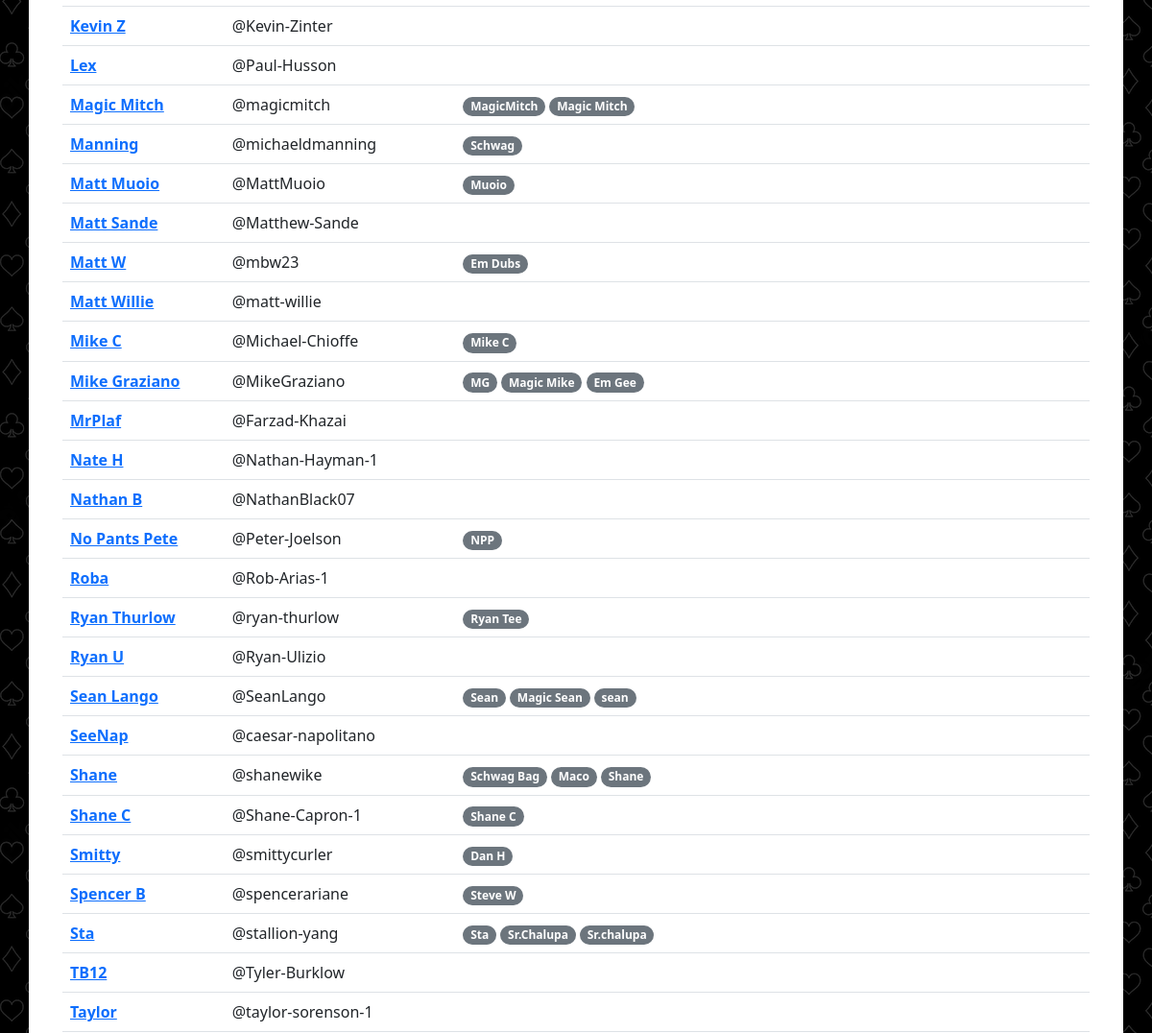
Before: /players (middle part) with the older database file.
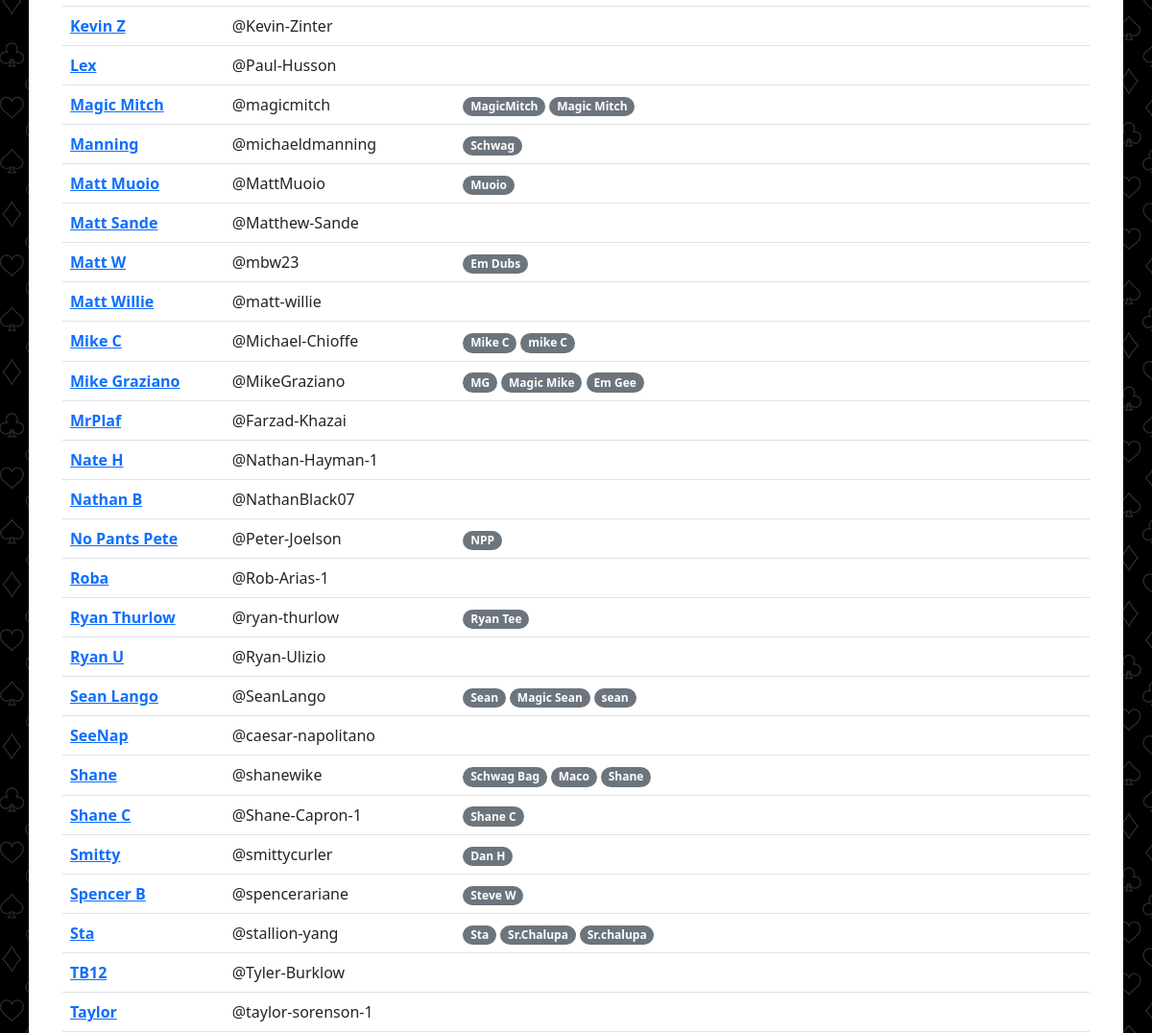
After: the same page with the newer database file.
### website/models.py (models this page shows)
class Player(db.Model):
	id = db.Column(db.Integer, primary_key=True)
	name = db.Column(db.String(150), unique=True)
	venmo = db.Column(db.String(300))
	email = db.Column(db.String(300))
	games_played = db.Column(db.Integer, default=0)
	aliases = db.relationship('Alias', backref='player')
	earnings = db.relationship('Earning', backref='player')
	user = db.relationship('User', backref='player')
	pokernowid = db.relationship('PokernowId', backref='player')
	bankroll = db.relationship('Bankroll', backref='player')

class Alias(db.Model):
	id = db.Column(db.Integer, primary_key=True)
	alias = db.Column(db.String(150), unique=True)
	player_id = db.Column(db.Integer, db.ForeignKey('player.id'))

### website/views.py (the view, shortened to what this page needs)
@views.route('/players', methods=['GET','POST'])
def players():
	players = Player.query.order_by(Player.name.asc()).all()
	return render_template("players.html", user=current_user, players=players)

### website/templates/players.html (shortened to what this page needs)
{% extends "base.html" %}
{% block content %}
<table class="table">
	<tbody>
	{% if players %}
	{% for player in players %}
		<tr>
			<td><a href="{{url_for('views.edit_player', player_id=player.id)}}" ><strong>{{ player.name }}</strong></a></td>
			<td>{{ player.venmo }}</td>
			<td>
				{% for alias in player.aliases %}
				<span class="badge rounded-pill bg-secondary">{{ alias.alias }}</span>
				{% endfor %}
			</td>
		</tr>
	{% endfor %}
	{% endif %}
</tbody>
</table>
<br/>
{% endblock %}

Changed rows visible on the page:
added Alias: alias "mike C", shown under Player "Mike C"
